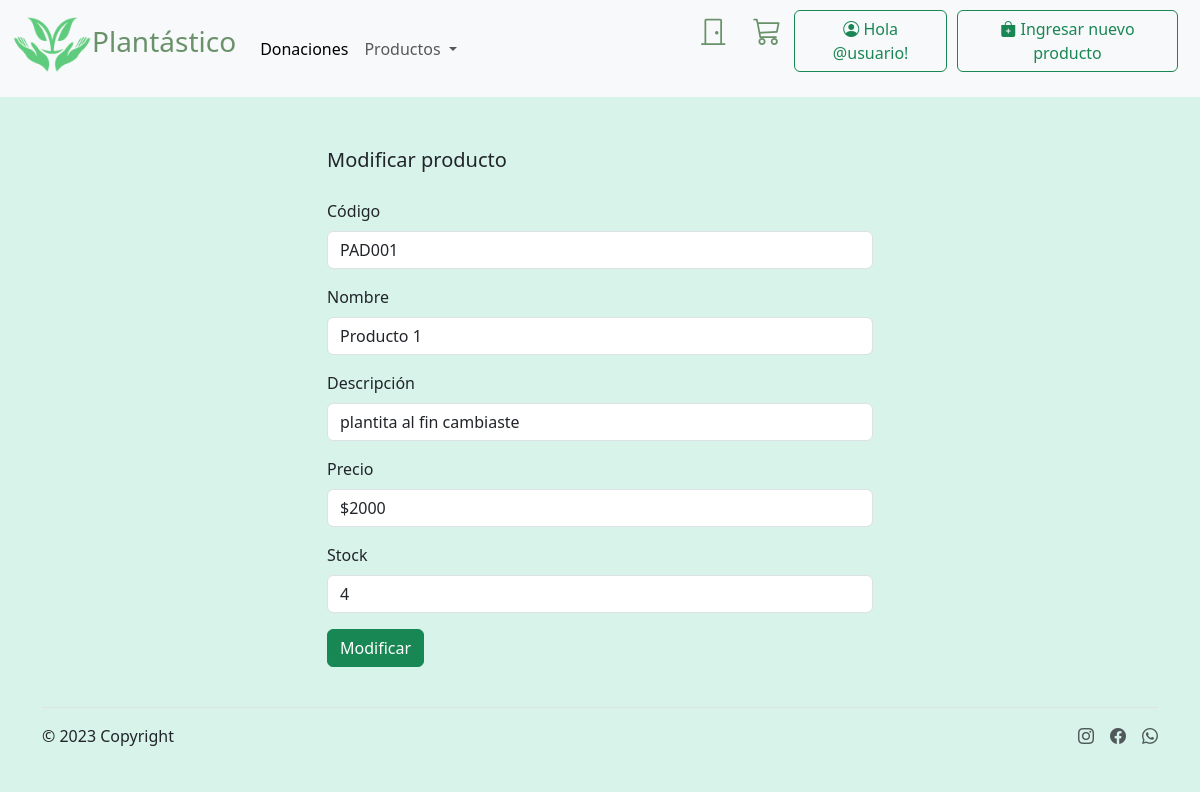
Page /modificarproducto?codigo=PAD001 on the earlier database version.
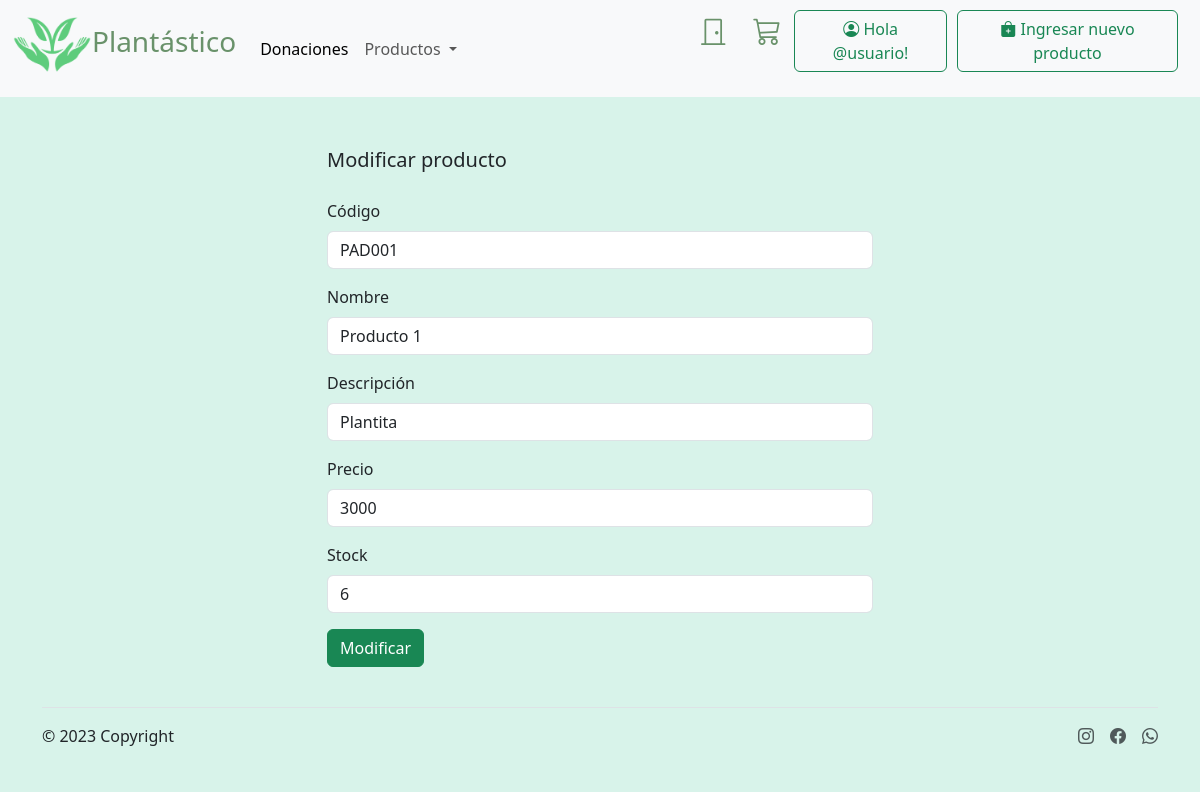
Same page on the later database version.
### app_plantastico/models.py (models this page shows)
class Producto(models.Model):
    codigo              = models.CharField(max_length=50, primary_key=True)
    nomproducto         = models.CharField(max_length=50)
    descripcion         = models.CharField(max_length=150)
    precio              = models.IntegerField()
    stock               = models.IntegerField()

### app_plantastico/views.py (the view, shortened to what this page needs)
# urls.py: path("modificarproducto", views.modificarProducto, name="modificarproducto"),
def modificarProducto(request):
    if request.method== "GET":
        producto_encontrado = Producto.objects.get(codigo=request.GET.get("codigo"))
        return render(request, "app_plantastico/modificarproducto.html", {
            "producto": producto_encontrado
        })

### app_plantastico/templates/app_plantastico/modificarproducto.html (shortened to what the changed rows need)
{% load static %}
{% load bootstrap4 %}
<html>
    <head>
        <link href="{% static 'bootstrap.min.css' %}" rel="stylesheet">
        <link href="{% static 'style.css' %}" rel="stylesheet">
        <link href="{% static 'bootstrap-icons.css' %}" rel="stylesheet">
    </head>
    <body>
        <br>
        <div>
            <div class="container">
                <div class="row">
                  <div class="col-6">
                    <div class="d-flex justify-content-center">
                        <div class="modal-body">
                            <div class="modal-header">
                                <h1 class="modal-title fs-5" id="exampleModalLabel">Modificar producto</h1>
                            </div>
                            <br>
                            <form action="{% url 'modificarproducto' %}" method="post">
                                <div class="mb-3">
                                    <label for="txt_codigo" class="form-label">Código</label>
                                    <input type="text" readonly class="form-control" id="txt_codigo" name="txt_codigo" value="{{ producto.codigo }}">
                                </div>
                                <div class="mb-3">
                                    <label for="txt_nomproducto" class="form-label">Nombre</label>
                                    <input type="text" class="form-control" id="txt_nomproducto" name="txt_nomproducto" value="{{ producto.nomproducto }}">
                                </div>
                                <div class="mb-3">
                                    <label for="txt_descripcion" class="form-label">Descripción</label>
                                    <input type="text" class="form-control" id="txt_descripcion" name="txt_descripcion" value="{{ producto.descripcion }}">
                                </div>
                                <div class="mb-3">
                                    <label for="txt_precio" class="form-label">Precio</label>
                                    <input type="text" class="form-control" id="txt_precio" name="txt_precio" value="{{ producto.precio }}">
                                </div>
                                <div class="mb-3">
                                    <label for="txt_stock" class="form-label">Stock</label>
                                    <input type="text" class="form-control" id="txt_stock" name="txt_stock" value="{{ producto.stock }}">
                                </div>
                            </form>
                        </div>
                    </div>
                  </div>
                </div>
              </div>
        </div>
    </body>
</html>

Differences in the rows shown:
changed Producto "PAD001": txt_descripcion "plantita al fin cambiaste" → "Plantita"; txt_precio "$2000" → "3000"; txt_stock "4" → "6"
